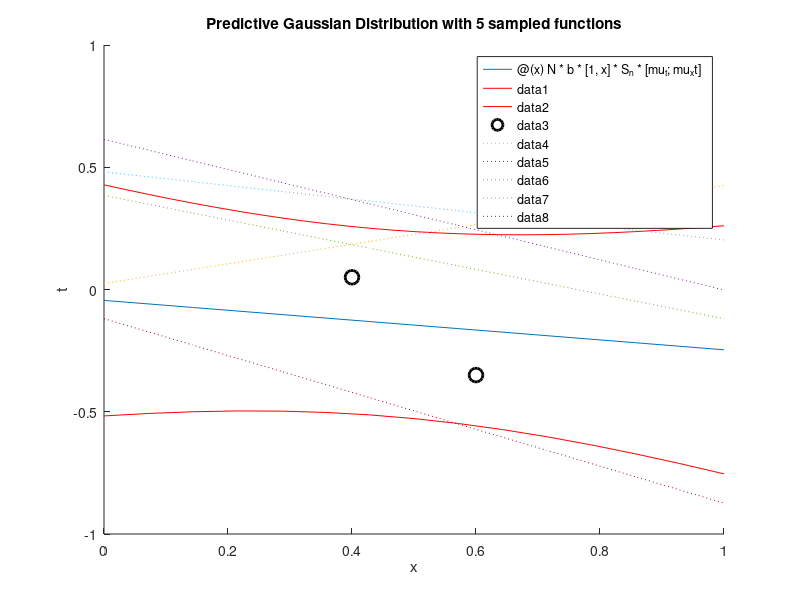

This chart was generated by the following MATLAB code:
data_x = [0.4 0.6]
data_t = [0.05, -0.35]

a = 2
b = 10

mu_x = mean(data_x);
mu_xx = mean(data_x.*data_x);

N = length(data_x);

S_invN = a*eye(2) + N*b*[1 mu_x; mu_x mu_xx]
S_n = inv(S_invN)

mu_t = mean(data_t)
mu_xt = mean(data_x.*data_t)

m = @(x) N*b*[1 x]*S_n*[mu_t;mu_xt]
s2 = @(x) inv(b) + [1 x]*S_n*[1; x]
% sdp = @(x) (N*b*[1 x]*S_n*[mu_t;mu_xt])+(inv(b) + [1 x]*S_n*[1; x])^.5
sdp = @(x) m(x) + sqrt(s2(x));
% sdm = @(x) (N*b*[1 x]*S_n*[mu_t;mu_xt])-(inv(b) + [1 x]*S_n*[1; x])^.5
sdm = @(x) m(x) - sqrt(s2(x));

%%

hold on
fplot(m, [0 1])
fplot(sdp, [0 1], 'r')
fplot(sdm, [0 1], 'r')
plot(data_x,data_t,'o','MarkerEdgeColor','k','LineWidth',2, 'MarkerSize',10);
 
m_n = N*b*S_n*[mu_t; mu_xt];

samples = mvnrnd(m_n, S_n, 5);
w0 = samples(:,1)
w1 = samples(:,2)
y = @(x) w0' + w1'.*x

fplot(y, [0 1], ':') 
hold off

xlabel('x')
ylabel('t')
title('Predictive Gaussian Distribution with 5 sampled functions')
